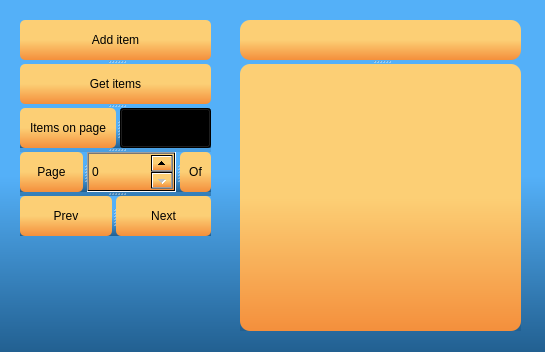
<?xml version="1.0" encoding="UTF-8"?>
<ui version="4.0">
 <class>MainWindow</class>
 <widget class="QMainWindow" name="MainWindow">
  <property name="geometry">
   <rect>
    <x>0</x>
    <y>0</y>
    <width>545</width>
    <height>352</height>
   </rect>
  </property>
  <property name="windowTitle">
   <string>ItemsApp</string>
  </property>
  <property name="styleSheet">
   <string notr="true">background-color: qlineargradient(spread:pad, x1:0, y1:0, x2:0, y2:1, stop:0.5 rgba(84, 176, 248, 255), stop:1 rgba(34, 96, 145, 255));</string>
  </property>
  <widget class="QWidget" name="centralwidget">
   <widget class="QSplitter" name="splitter_4">
    <property name="geometry">
     <rect>
      <x>20</x>
      <y>20</y>
      <width>191</width>
      <height>220</height>
     </rect>
    </property>
    <property name="orientation">
     <enum>Qt::Orientation::Vertical</enum>
    </property>
    <widget class="QPushButton" name="AddButton">
     <property name="sizePolicy">
      <sizepolicy hsizetype="Minimum" vsizetype="Expanding">
       <horstretch>0</horstretch>
       <verstretch>0</verstretch>
      </sizepolicy>
     </property>
     <property name="maximumSize">
      <size>
       <width>16777215</width>
       <height>40</height>
      </size>
     </property>
     <property name="styleSheet">
      <string notr="true">background-color: qlineargradient(spread:pad, x1:0, y1:0, x2:0, y2:1, stop:0.5 rgba(252, 207, 117, 255), stop:1 rgba(244, 143, 60, 255));
border-radius: 5px;</string>
     </property>
     <property name="text">
      <string>Add item</string>
     </property>
    </widget>
    <widget class="QPushButton" name="GetButton">
     <property name="sizePolicy">
      <sizepolicy hsizetype="Minimum" vsizetype="Expanding">
       <horstretch>0</horstretch>
       <verstretch>0</verstretch>
      </sizepolicy>
     </property>
     <property name="maximumSize">
      <size>
       <width>16777215</width>
       <height>40</height>
      </size>
     </property>
     <property name="styleSheet">
      <string notr="true">background-color: qlineargradient(spread:pad, x1:0, y1:0, x2:0, y2:1, stop:0.5 rgba(252, 207, 117, 255), stop:1 rgba(244, 143, 60, 255));
border-radius: 5px;</string>
     </property>
     <property name="text">
      <string>Get items</string>
     </property>
    </widget>
    <widget class="QSplitter" name="splitter_3">
     <property name="orientation">
      <enum>Qt::Orientation::Horizontal</enum>
     </property>
     <widget class="QLabel" name="label">
      <property name="sizePolicy">
       <sizepolicy hsizetype="Preferred" vsizetype="Expanding">
        <horstretch>0</horstretch>
        <verstretch>0</verstretch>
       </sizepolicy>
      </property>
      <property name="maximumSize">
       <size>
        <width>16777215</width>
        <height>40</height>
       </size>
      </property>
      <property name="styleSheet">
       <string notr="true">background-color: qlineargradient(spread:pad, x1:0, y1:0, x2:0, y2:1, stop:0.5 rgba(252, 207, 117, 255), stop:1 rgba(244, 143, 60, 255));
border-radius: 5px;</string>
      </property>
      <property name="text">
       <string>Items on page</string>
      </property>
      <property name="alignment">
       <set>Qt::AlignmentFlag::AlignCenter</set>
      </property>
     </widget>
     <widget class="QComboBox" name="comboBox">
      <property name="sizePolicy">
       <sizepolicy hsizetype="Preferred" vsizetype="Expanding">
        <horstretch>0</horstretch>
        <verstretch>0</verstretch>
       </sizepolicy>
      </property>
      <property name="styleSheet">
       <string notr="true">background-color: qlineargradient(spread:pad, x1:0, y1:0, x2:0, y2:1, stop:0.5 rgba(252, 207, 117, 255), stop:1 rgba(244, 143, 60, 255));</string>
      </property>
     </widget>
    </widget>
    <widget class="QSplitter" name="splitter">
     <property name="sizePolicy">
      <sizepolicy hsizetype="Expanding" vsizetype="Expanding">
       <horstretch>0</horstretch>
       <verstretch>0</verstretch>
      </sizepolicy>
     </property>
     <property name="orientation">
      <enum>Qt::Orientation::Horizontal</enum>
     </property>
     <widget class="QLabel" name="labelPage">
      <property name="maximumSize">
       <size>
        <width>16777215</width>
        <height>40</height>
       </size>
      </property>
      <property name="styleSheet">
       <string notr="true">background-color: qlineargradient(spread:pad, x1:0, y1:0, x2:0, y2:1, stop:0.5 rgba(252, 207, 117, 255), stop:1 rgba(244, 143, 60, 255));
border-radius: 5px;</string>
      </property>
      <property name="text">
       <string>Page</string>
      </property>
      <property name="alignment">
       <set>Qt::AlignmentFlag::AlignCenter</set>
      </property>
     </widget>
     <widget class="QSpinBox" name="spinBox">
      <property name="sizePolicy">
       <sizepolicy hsizetype="Minimum" vsizetype="Preferred">
        <horstretch>0</horstretch>
        <verstretch>0</verstretch>
       </sizepolicy>
      </property>
      <property name="styleSheet">
       <string notr="true">background-color: qlineargradient(spread:pad, x1:0, y1:0, x2:0, y2:1, stop:0.5 rgba(252, 207, 117, 255), stop:1 rgba(244, 143, 60, 255));</string>
      </property>
     </widget>
     <widget class="QLabel" name="labelOf">
      <property name="styleSheet">
       <string notr="true">background-color: qlineargradient(spread:pad, x1:0, y1:0, x2:0, y2:1, stop:0.5 rgba(252, 207, 117, 255), stop:1 rgba(244, 143, 60, 255));
border-radius: 5px;</string>
      </property>
      <property name="text">
       <string>Of</string>
      </property>
      <property name="alignment">
       <set>Qt::AlignmentFlag::AlignCenter</set>
      </property>
     </widget>
    </widget>
    <widget class="QSplitter" name="splitter_2">
     <property name="sizePolicy">
      <sizepolicy hsizetype="Expanding" vsizetype="Expanding">
       <horstretch>0</horstretch>
       <verstretch>0</verstretch>
      </sizepolicy>
     </property>
     <property name="orientation">
      <enum>Qt::Orientation::Horizontal</enum>
     </property>
     <widget class="QPushButton" name="PrevButton">
      <property name="sizePolicy">
       <sizepolicy hsizetype="Expanding" vsizetype="Expanding">
        <horstretch>0</horstretch>
        <verstretch>0</verstretch>
       </sizepolicy>
      </property>
      <property name="maximumSize">
       <size>
        <width>16777215</width>
        <height>40</height>
       </size>
      </property>
      <property name="styleSheet">
       <string notr="true">background-color: qlineargradient(spread:pad, x1:0, y1:0, x2:0, y2:1, stop:0.5 rgba(252, 207, 117, 255), stop:1 rgba(244, 143, 60, 255));
border-radius: 5px;</string>
      </property>
      <property name="text">
       <string>Prev</string>
      </property>
     </widget>
     <widget class="QPushButton" name="NextButton">
      <property name="sizePolicy">
       <sizepolicy hsizetype="Expanding" vsizetype="Expanding">
        <horstretch>0</horstretch>
        <verstretch>0</verstretch>
       </sizepolicy>
      </property>
      <property name="styleSheet">
       <string notr="true">background-color: qlineargradient(spread:pad, x1:0, y1:0, x2:0, y2:1, stop:0.5 rgba(252, 207, 117, 255), stop:1 rgba(244, 143, 60, 255));
border-radius: 5px;</string>
      </property>
      <property name="text">
       <string>Next</string>
      </property>
     </widget>
    </widget>
   </widget>
   <widget class="QSplitter" name="splitter_5">
    <property name="geometry">
     <rect>
      <x>240</x>
      <y>20</y>
      <width>281</width>
      <height>311</height>
     </rect>
    </property>
    <property name="maximumSize">
     <size>
      <width>16777215</width>
      <height>16777215</height>
     </size>
    </property>
    <property name="orientation">
     <enum>Qt::Orientation::Vertical</enum>
    </property>
    <widget class="QLineEdit" name="lineEdit">
     <property name="sizePolicy">
      <sizepolicy hsizetype="Expanding" vsizetype="Preferred">
       <horstretch>0</horstretch>
       <verstretch>0</verstretch>
      </sizepolicy>
     </property>
     <property name="minimumSize">
      <size>
       <width>0</width>
       <height>40</height>
      </size>
     </property>
     <property name="maximumSize">
      <size>
       <width>16777215</width>
       <height>40</height>
      </size>
     </property>
     <property name="styleSheet">
      <string notr="true">background-color: qlineargradient(spread:pad, x1:0, y1:0, x2:0, y2:1, stop:0.5 rgba(252, 207, 117, 255), stop:1 rgba(244, 143, 60, 255));
border-radius: 10px;</string>
     </property>
    </widget>
    <widget class="QListView" name="listView">
     <property name="sizePolicy">
      <sizepolicy hsizetype="Expanding" vsizetype="Expanding">
       <horstretch>0</horstretch>
       <verstretch>0</verstretch>
      </sizepolicy>
     </property>
     <property name="styleSheet">
      <string notr="true">background-color: qlineargradient(spread:pad, x1:0, y1:0, x2:0, y2:1, stop:0.5 rgba(252, 207, 117, 255), stop:1 rgba(244, 143, 60, 255));
border-radius: 10px;</string>
     </property>
    </widget>
   </widget>
  </widget>
 </widget>
 <resources/>
 <connections/>
</ui>
